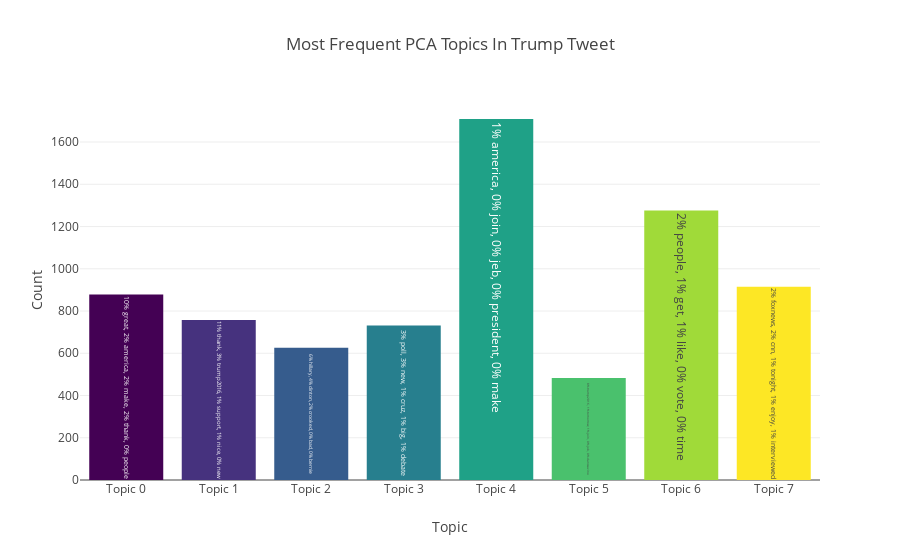

Notebook code for this chart:
### Code cell
# 排序
pcaCategoriesSorted, pcaCountsSorted = zip(*sorted(zip(pcaCategories, pcaCounts)))

# 创建标签
topWords = getTopWords(5, pcaKeys, vectorizedText, countVectorizer)
labels = ['Topic {}'.format(i) for i in pcaCategoriesSorted]

# 创建色彩映射
n = nTopics
cmap = get_cmap('viridis')
colors = [rgb2hex(cmap(color)) for color in np.arange(0, 1.000001, 1/(n-1))]

# 生成柱状图
data = go.Bar(x = labels,
              y = pcaCountsSorted,
              text = [word for word in topWords if word],
              marker = dict(color = colors))

layout = go.Layout(title = 'Most Frequent PCA Topics In Trump Tweet',
                   xaxis = dict(title = 'Topic'),
                   yaxis = dict(title = 'Count'))

fig = go.Figure(data=[data], layout=layout)
iplot(fig)

### Figure 1 — Plotly figure (JSON) as saved in the notebook; plotly's stock layout.template omitted (floating-point values rounded to 4 significant figures)
{"data": [{"marker": {"color": ["#440154", "#46327e", "#365c8d", "#277f8e", "#1fa187", "#4ac16d", "#a0da39", "#fde725"]}, "text": ["10% great, 2% america, 2% make, 2% thank, 0% people", "11% thank, 3% trump2016, 1% support, 1% nice, 0% new", "6% hillary, 4% clinton, 2% crooked, 0% bad, 0% bernie", "3% poll, 3% new, 1% cruz, 1% big, 1% debate", "1% america, 0% join, 0% jeb, 0% president, 0% make", "8% trump2016, 1% tomorrow, 1% join, 0% job, 0% danscavino", "2% people, 1% get, 1% like, 0% vote, 0% time", "2% foxnews, 2% cnn, 1% tonight, 1% enjoy, 1% interviewed"], "type": "bar", "uid": "f7667030-9320-11e8-9568-0024d6c0edbe", "x": ["Topic 0", "Topic 1", "Topic 2", "Topic 3", "Topic 4", "Topic 5", "Topic 6", "Topic 7"], "y": [878, 757, 626, 731, 1709, 483, 1276, 915]}], "layout": {"title": "Most Frequent PCA Topics In Trump Tweet", "xaxis": {"title": "Topic"}, "yaxis": {"title": "Count"}}}
